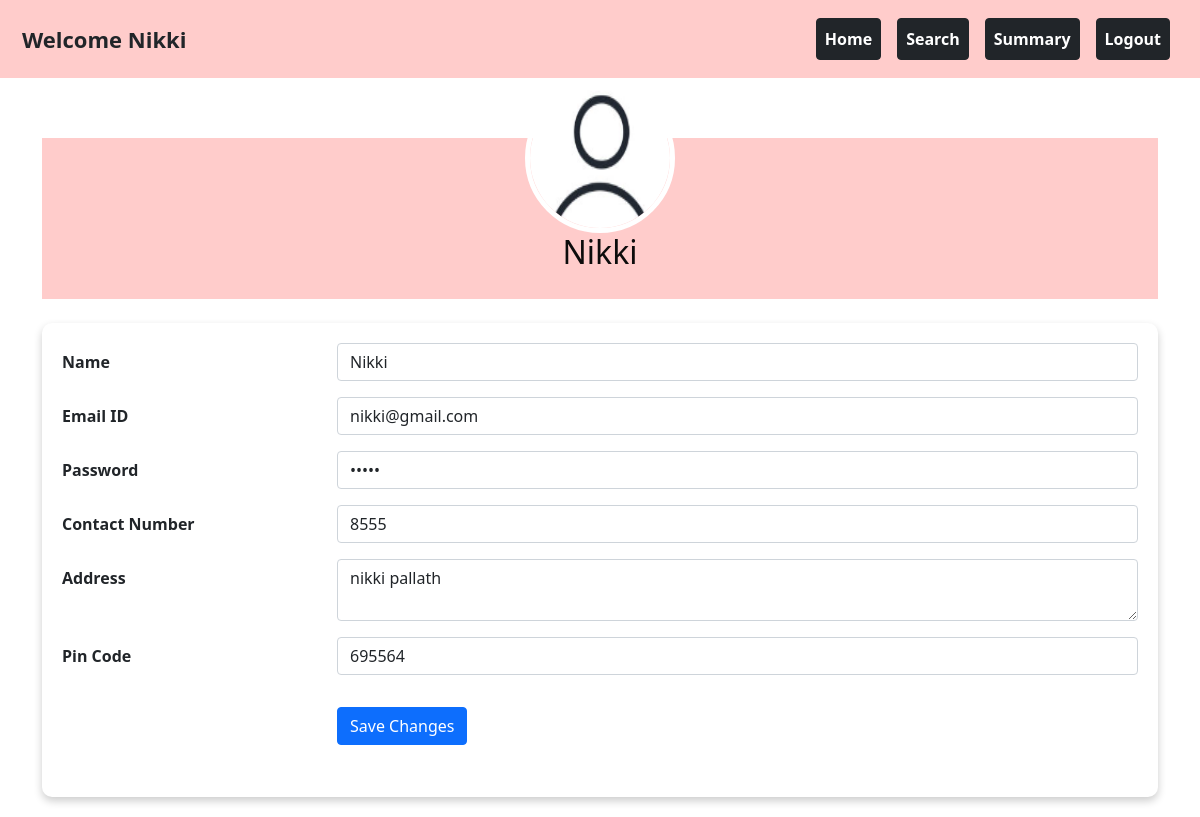
/cust_profile/1, run on an earlier commit of the app's database.
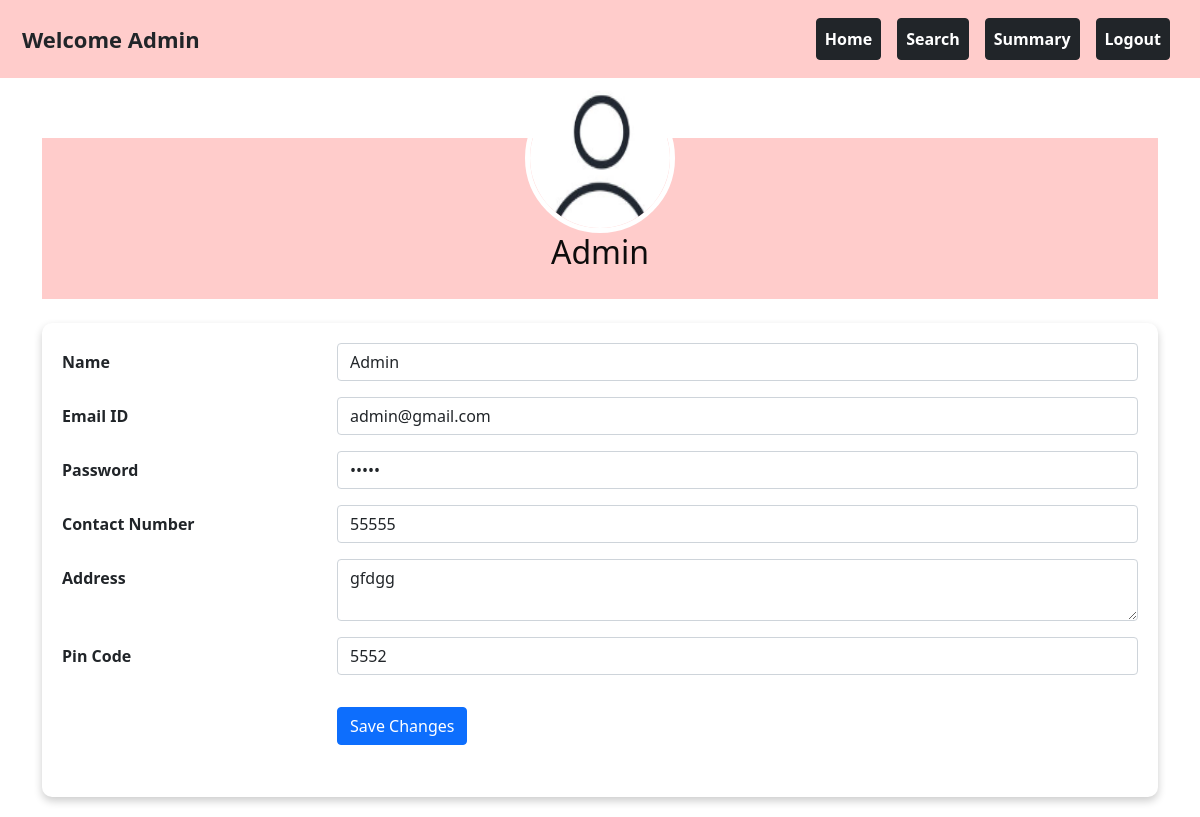
And on a later commit of the database.
### backend/models.py (models this page shows)
class Customer_Info(db.Model):
    __tablename__="customer_info"
    id=db.Column(db.Integer,primary_key=True)
    email_id=db.Column(db.String,unique=True,nullable=False)
    password=db.Column(db.String,nullable=False)
    full_name=db.Column(db.String,nullable=False)
    phone_number=db.Column(db.Integer,nullable=False)
    role=db.Column(db.Integer,default=1) #for customer its 1 . for admin its 0
    address=db.Column(db.String,nullable=False)
    pin_code=db.Column(db.Integer,nullable=False)
    blocked_status=db.Column(db.Integer,default=0) #not blocked=0, 1-blocked
    service_requests=db.relationship("Service_Request",cascade="all,delete",backref="customer_info",lazy=True)

### backend/controller.py (the view, shortened to what this page needs)
@app.route('/cust_profile/<int:cust_id>',methods=['GET','POST'])
def cust_profile(cust_id):
    cust_obj=Customer_Info.query.get(cust_id)
    msg=''
    return render_template("customer_profile.html",cust_obj=cust_obj,msg=msg)

### templates/customer_profile.html (shortened to what this page needs)
<!DOCTYPE html>
<html lang="en">
    <head>
        <link rel="stylesheet" href="/static\styles\style.css">
        <link rel="stylesheet" href="/static\styles\profile.css">
        <link href="https://cdn.jsdelivr.net/npm/bootstrap@5.0.2/dist/css/bootstrap.min.css" rel="stylesheet">
    </head>
    <body>
        <div class="container-fluid" style="background-color: #ffcccb; padding: 10px;">
            <nav class="navbar navbar-expand-lg navbar-light w-100">
                <div class="container-fluid">
                    <div style="font-size: 22px;"><strong>Welcome {{cust_obj.full_name}}</strong></div>
                    <div class="collapse navbar-collapse justify-content-end" id="navbarNav">
                        <ul class="navbar-nav">
                            <li class="nav-item">
                                <a class="nav-link btn btn-dark mx-2 text-white fw-bold" href="{{url_for('customer_dashboard',cust_id=cust_obj.id)}}">Home</a>
                            </li>
                            <li class="nav-item">
                                <a class="nav-link btn btn-dark mx-2 text-white fw-bold" href="{{url_for('search_tab_admin')}}">Search</a>
                            </li>
                            <li class="nav-item">
                                <a class="nav-link btn btn-dark mx-2 text-white fw-bold" href="#summary">Summary</a>
                            </li>
                            <li class="nav-item">
                                <a class="nav-link btn btn-dark mx-2 text-white fw-bold" href="/">Logout</a>
                            </li>
                        </ul>
                    </div>
                </div>
            </nav>
        </div>
        <div class="container">
            <div class="profile-header">
                <img src="/static\customer.png" alt="Profile Picture" class="profile-img">
                <h2>{{cust_obj.full_name}} </h2>
            </div>
            <div class="profile-content mt-4">
                <form action="/cust_profile/{{cust_obj.id}}" method="POST">
                    <div class="row mb-3">
                        <label for="name" class="col-sm-3 col-form-label" style="font-weight: bold;">Name</label>
                        <div class="col-sm-9">
                            <input type="text" class="form-control" name="name" id="name" value="{{cust_obj.full_name}}">
                        </div>
                    </div>
                    <div class="row mb-3">
                        <label for="email" class="col-sm-3 col-form-label" style="font-weight: bold;">Email ID</label>
                        <div class="col-sm-9">
                            <input type="email" class="form-control" name="email" id="email" value="{{cust_obj.email_id}}">
                        </div>
                    </div>
                    <div class="row mb-3">
                        <label for="contact" class="col-sm-3 col-form-label" style="font-weight: bold;">Password</label>
                        <div class="col-sm-9">
                            <input type="password" class="form-control" name="password" id="password" value="{{cust_obj.password}}">
                        </div>
                    </div>
                    <div class="row mb-3">
                        <label for="phone" class="col-sm-3 col-form-label" style="font-weight: bold;">Contact Number</label>
                        <div class="col-sm-9">
                            <input type="tel" class="form-control" name="phone" id="phone" value="{{cust_obj.phone_number}}">
                        </div>
                    </div>
                    <div class="row mb-3">
                        <label for="address" class="col-sm-3 col-form-label" style="font-weight: bold;">Address</label>
                        <div class="col-sm-9">
                            <textarea class="form-control" name="address" id="address" rows="2" >{{cust_obj.address}}</textarea>
                        </div>
                    </div>
                    <div class="row mb-3">
                        <label for="pincode" class="col-sm-3 col-form-label" style="font-weight: bold;">Pin Code</label>
                        <div class="col-sm-9">
                            <input type="text" class="form-control" name="pincode" id="pincode" value="{{cust_obj.pin_code}}">
                        </div>
                    </div>
                    <div class="row">
                        <div class="col-sm-3"></div>
                        <div class="col-sm-9">
                            <button type="submit" class="btn btn-primary mt-3">Save Changes</button>
                        </div>
                    </div>
                </form><br>
            </div>
        </div>
    </body>
</html>

### static/styles/profile.css (style rules this page uses)
body { background-color: #f9f9f9; font-family: Arial, sans-serif; }
.profile-header { text-align: center; padding: 20px; background-color: #ffcccb; color: rgb(13, 12, 12); margin-top: 60px; }
.profile-img { width: 150px; height: 150px; border-radius: 50%; margin-top: -75px; border: 5px solid white; }
.profile-content { padding: 20px; background-color: #fff; border-radius: 10px; box-shadow: 0 4px 8px rgba(0, 0, 0, 0.2); margin-top: 20px; margin-bottom: 20px; }

What changed in the data, as far as the page shows it:
changed Customer_Info: full_name "Nikki" → "Admin"; name "Nikki" → "Admin"; email "nikki@gmail.com" → "admin@gmail.com"; phone "8555" → "55555"; address "nikki pallath" → "gfdgg"; pincode "695564" → "5552"
